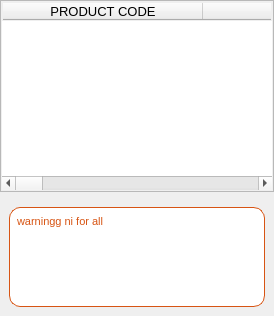
                    <widget class="QWidget" name="page_3">
                     <layout class="QVBoxLayout" name="verticalLayout_23">
                      <property name="leftMargin">
                       <number>0</number>
                      </property>
                      <property name="topMargin">
                       <number>0</number>
                      </property>
                      <property name="rightMargin">
                       <number>0</number>
                      </property>
                      <property name="bottomMargin">
                       <number>0</number>
                      </property>
                      <item>
                       <widget class="QTableWidget" name="gutter">
                        <property name="styleSheet">
                         <string notr="true">padding: 1;</string>
                        </property>
                        <attribute name="horizontalHeaderDefaultSectionSize">
                         <number>200</number>
                        </attribute>
                        <column>
                         <property name="text">
                          <string>PRODUCT CODE</string>
                         </property>
                         <property name="font">
                          <font>
                           <pointsize>10</pointsize>
                          </font>
                         </property>
                        </column>
                        <column>
                         <property name="text">
                          <string>NAME</string>
                         </property>
                         <property name="font">
                          <font>
                           <pointsize>10</pointsize>
                          </font>
                         </property>
                        </column>
                        <column>
                         <property name="text">
                          <string>DESCRIPTION</string>
                         </property>
                         <property name="font">
                          <font>
                           <pointsize>10</pointsize>
                          </font>
                         </property>
                        </column>
                        <column>
                         <property name="text">
                          <string>PRICE</string>
                         </property>
                         <property name="font">
                          <font>
                           <pointsize>10</pointsize>
                          </font>
                         </property>
                        </column>
                        <column>
                         <property name="text">
                          <string>STOCK QTY.</string>
                         </property>
                         <property name="font">
                          <font>
                           <pointsize>10</pointsize>
                          </font>
                         </property>
                        </column>
                        <column>
                         <property name="text">
                          <string>TYPE</string>
                         </property>
                         <property name="font">
                          <font>
                           <pointsize>10</pointsize>
                          </font>
                         </property>
                        </column>
                        <column>
                         <property name="text">
                          <string>LENGTH</string>
                         </property>
                        </column>
                        <column>
                         <property name="text">
                          <string>WIDTH</string>
                         </property>
                        </column>
                        <column>
                         <property name="text">
                          <string>COLOR</string>
                         </property>
                        </column>
                        <column>
                         <property name="text">
                          <string>THICKNESS</string>
                         </property>
                        </column>
                        <column>
                         <property name="text">
                          <string>GUTTER TYPE</string>
                         </property>
                        </column>
                       </widget>
                      </item>
                      <item>
                       <widget class="QWidget" name="alert_4" native="true">
                        <property name="minimumSize">
                         <size>
                          <width>0</width>
                          <height>100</height>
                         </size>
                        </property>
                        <layout class="QVBoxLayout" name="verticalLayout_22">
                         <item>
                          <widget class="QTextBrowser" name="alertwarn_4">
                           <property name="sizePolicy">
                            <sizepolicy hsizetype="Preferred" vsizetype="Preferred">
                             <horstretch>0</horstretch>
                             <verstretch>0</verstretch>
                            </sizepolicy>
                           </property>
                           <property name="maximumSize">
                            <size>
                             <width>16777215</width>
                             <height>100</height>
                            </size>
                           </property>
                           <property name="styleSheet">
                            <string notr="true">
    background-color: #ffffff;
border-radius: 11;
    color: #d75413;
    border: 1px solid #d75413; 
    padding: 3px;
    font-family: &quot;Verdana&quot;, sans-serif; 


</string>
                           </property>
                           <property name="html">
                            <string>&lt;!DOCTYPE HTML PUBLIC &quot;-//W3C//DTD HTML 4.0//EN&quot; &quot;http://www.w3.org/TR/REC-html40/strict.dtd&quot;&gt;
&lt;html&gt;&lt;head&gt;&lt;meta name=&quot;qrichtext&quot; content=&quot;1&quot; /&gt;&lt;style type=&quot;text/css&quot;&gt;
p, li { white-space: pre-wrap; }
&lt;/style&gt;&lt;/head&gt;&lt;body style=&quot; font-family:'Verdana','sans-serif'; font-size:8.25pt; font-weight:400; font-style:normal;&quot;&gt;
&lt;p style=&quot; margin-top:0px; margin-bottom:0px; margin-left:0px; margin-right:0px; -qt-block-indent:0; text-indent:0px;&quot;&gt;warningg ni for all&lt;/p&gt;&lt;/body&gt;&lt;/html&gt;</string>
                           </property>
                          </widget>
                         </item>
                        </layout>
                       </widget>
                      </item>
                     </layout>
                    </widget>
